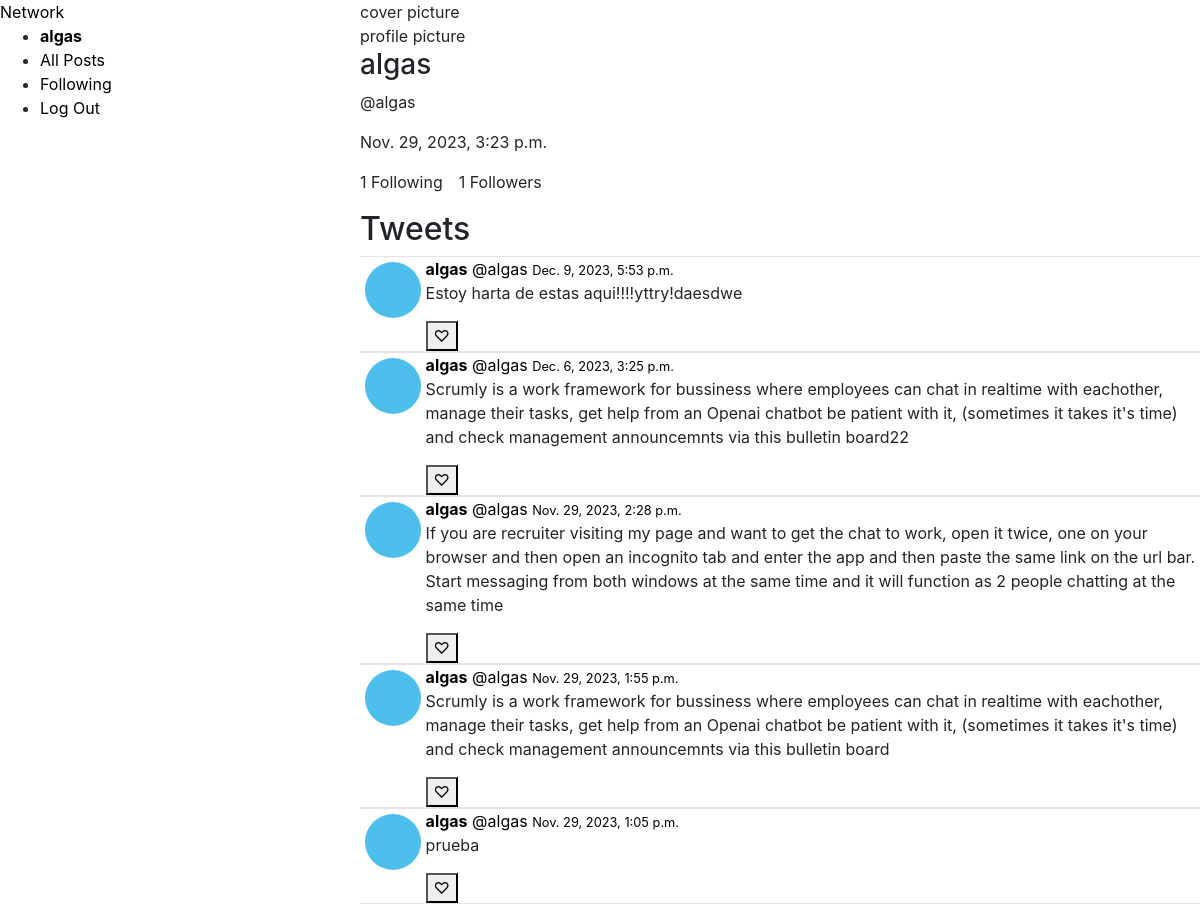
/profile/1 (signed in), run on the app's committed database.
### network/models.py (models this page shows, shortened)
class User(AbstractUser):
    created_at = models.DateTimeField(default=datetime.now)
    description =  models.TextField(blank=True)

class Tweets(models.Model):
    user = models.ForeignKey(User,
                             on_delete=models.CASCADE,
                                null=True,
                                blank=True)
    body = models.CharField(max_length=280)
    created_at = models.DateTimeField(default=datetime.now, blank=True)
    likes = models.IntegerField(default=0)

### network/views.py (the view)
# urls.py: path("profile/<int:id>", views.profile,name="profile"),
def profile(request,id):
    profile = get_object_or_404(User, id=id)
    tweets = Tweets.objects.filter(user=profile).order_by('-created_at')
    following = Follow.objects.filter(follower=profile)
    followers = Follow.objects.filter(followed=profile)
    try:
        checkFollow = followers.filter(follower=User.objects.get(pk=request.user.id))
        if len(checkFollow)!=0:
            isFollowing = True
        else:
            isFollowing = False
    except:
        isFollowing = False
    return render(request, "network/profile.html",{
        'profile':profile,
        'tweets':tweets,
        'following':following,
        'followers':followers,
        'isFollowing':isFollowing
        })

### network/templates/network/profile.html (shortened to what this page needs)
{% extends "network/layout.html" %}
{% block body %}
{% load static %}
<div>
    <div>
        <div>
            cover picture
        </div>
        <div>
            profile picture
        </div>
    </div>
    <div>
        <h3>{{profile.username}}</h3>
        <span>@{{profile.username}}</span>
        <p>{{profile.created_at}}</p>
        <div class="tw-follow-display">
            <p>{{following.count}}<span> Following</span></p>
            <p>{{followers.count}}<span> Followers</span></p>
        </div>
    </div>
</div>
<h2>Tweets</h2>
{% for tweet in tweets %}
<div class="tw-tweet">
    <div class="tw-container-pic">
        <div class="tw-card-pic">
        </div>
    </div>
    <div>
        <a href="#">
            <strong>{{tweet.user}}</strong>
            <span>@{{tweet.user}}</span>
            <small>{{tweet.created_at}}</small>
        </a>
        <div>
            <p>{{tweet.body}}</p>
        </div>
        <div>
            <button>♡</button>
        </div>
    </div>
</div>
{% endfor %}
{% endblock %}

### network/templates/network/layout.html (shortened to what this page needs)
{% load static %}
<!DOCTYPE html>
<html lang="en">
  <head>
    <link
      rel="stylesheet"
      href="https://stackpath.bootstrapcdn.com/bootstrap/4.4.1/css/bootstrap.min.css"
    />
    <link href="{% static 'network/styles.css' %}" rel="stylesheet" />
  </head>
  <body>
    <nav>
      <a href="#">Network</a>
      <div>
        <ul>
          {% if user.is_authenticated %}
          <li>
            <a href="#"><strong>{{ user.username }}</strong></a>
          </li>
          {% endif %}
          <li>
            <a href="{% url 'index' %}">All Posts</a>
          </li>
          {% if user.is_authenticated %}
          <li>
            <a href="{% url 'following' %}">Following</a>
          </li>
          <li>
            <a href="{% url 'logout' %}">Log Out</a>
          </li>
          {% endif %}
        </ul>
      </div>
    </nav>
    <div class="body">{% block body %} {% endblock %}</div>
  </body>
</html>

### network/static/network/styles.css (style rules this page uses)
body { display:flex; flex-direction: row; justify-content: space-between; }
nav { width: 30%; }
.body { width: 70%; }
a { text-decoration: none; color: black; cursor: pointer; }

### network/static/network/index.css (style rules this page uses)
.tw-tweet { display: flex; flex-direction: row; border-top: 1px solid rgb(231, 227, 227); border-bottom:1px solid rgb(231, 227, 227); }
.tw-container-pic { margin:0.3rem }
.tw-card-pic { background-color: rgb(76, 191, 237); border-radius: 50%; width: 3.5rem; height: 3.5rem; }
.tw-follow-display { display: flex; gap: 1rem; }

### data on the page
User: username "algas", created_at "Nov. 29, 2023, 3:23 p.m."
Tweets: user "algas", created_at "Dec. 9, 2023, 5:53 p.m.", body "Estoy harta de estas aqui!!!!yttry!daesdwe"
Tweets: user "algas", created_at "Dec. 6, 2023, 3:25 p.m.", body "Scrumly is a work framework for bussiness where employees can chat in realtime with eachother, manage their tasks, get help from an Openai chatbot be patient with it, (sometimes it takes it's time) and check management announcemnts via this bulletin board22"
Tweets: user "algas", created_at "Nov. 29, 2023, 2:28 p.m.", body "If you are recruiter visiting my page and want to get the chat to work, open it twice, one on your browser and then open an incognito tab and enter the app and then paste the same link on the url bar. Start messaging from both windows at the same time and it will function as 2 people chatting at the same time"
Tweets: user "algas", created_at "Nov. 29, 2023, 1:55 p.m.", body "Scrumly is a work framework for bussiness where employees can chat in realtime with eachother, manage their tasks, get help from an Openai chatbot be patient with it, (sometimes it takes it's time) and check management announcemnts via this bulletin board"
Tweets: user "algas", created_at "Nov. 29, 2023, 1:05 p.m.", body "prueba"

### other printed values
{{ following.count }} "1"
{{ followers.count }} "1"
